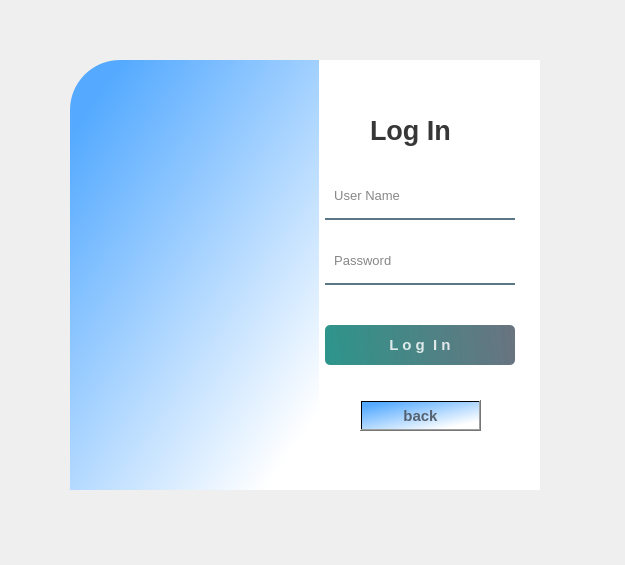
<?xml version="1.0" encoding="UTF-8"?>
<ui version="4.0">
 <class>Form</class>
 <widget class="QWidget" name="Form">
  <property name="geometry">
   <rect>
    <x>0</x>
    <y>0</y>
    <width>625</width>
    <height>565</height>
   </rect>
  </property>
  <property name="windowTitle">
   <string>Form</string>
  </property>
  <widget class="QWidget" name="widget" native="true">
   <property name="geometry">
    <rect>
     <x>30</x>
     <y>30</y>
     <width>550</width>
     <height>500</height>
    </rect>
   </property>
   <property name="styleSheet">
    <string notr="true">QPushButton#pushButton{
	background-color: qlineargradient(spread:pad, x1:0, y1:0.505682, x2:1, y2:0.477, stop:0 rgba(11, 131, 120, 219), stop:1 rgba(85, 98, 112, 226));
	color:rgba(255, 255, 255, 210);
	border-radius:5px;
}

QPushButton#pushButton:hover{
	background-color: qlineargradient(spread:pad, x1:0, y1:0.505682, x2:1, y2:0.477, stop:0 rgba(150, 123, 111, 219), stop:1 rgba(85, 81, 84, 226));
}

QPushButton#pushButton:pressed{
	padding-left:5px;
	padding-top:5px;
	background-color:rgba(150, 123, 111, 255);
}

QPushButton#pushButton_2, #pushButton_3, #pushButton_4, #pushButton_5{
	background-color: rgba(0, 0, 0, 0);
	color:rgba(85, 98, 112, 255);
}

QPushButton#pushButton_2:hover, #pushButton_3:hover, #pushButton_4:hover, #pushButton_5:hover{
	color: rgba(131, 96, 53, 255);
}

QPushButton#pushButton_2:pressed, #pushButton_3:pressed, #pushButton_4:pressed, #pushButton_5:pressed{
	padding-left:5px;
	padding-top:5px;
	color:rgba(91, 88, 53, 255);
}

</string>
   </property>
   <widget class="QLabel" name="label">
    <property name="geometry">
     <rect>
      <x>40</x>
      <y>30</y>
      <width>280</width>
      <height>430</height>
     </rect>
    </property>
    <property name="styleSheet">
     <string notr="true">border-image: url(:/images/background.jpg);
border-top-left-radius: 50px;</string>
    </property>
    <property name="text">
     <string/>
    </property>
   </widget>
   <widget class="QLabel" name="label_2">
    <property name="geometry">
     <rect>
      <x>40</x>
      <y>30</y>
      <width>280</width>
      <height>430</height>
     </rect>
    </property>
    <property name="styleSheet">
     <string notr="true">background-color:rgba(0, 0, 0, 80);
background-color: qlineargradient(spread:pad, x1:0.0903955, y1:0.091, x2:0.831, y2:0.875, stop:0 rgba(85, 170, 255, 255), stop:1 rgba(255, 255, 255, 255));
border-top-left-radius: 50px;</string>
    </property>
    <property name="text">
     <string/>
    </property>
    <property name="pixmap">
     <pixmap>../Icons/1000_F_259384390_LZjy7LNM3zeLSXMILA0NphvmOzUQXSuj.jpg</pixmap>
    </property>
    <property name="scaledContents">
     <bool>true</bool>
    </property>
   </widget>
   <widget class="QLabel" name="label_3">
    <property name="geometry">
     <rect>
      <x>289</x>
      <y>30</y>
      <width>221</width>
      <height>430</height>
     </rect>
    </property>
    <property name="styleSheet">
     <string notr="true">background-color:rgba(255, 255, 255, 255);
/*border-bottom-right-radius: 50px;*/</string>
    </property>
    <property name="text">
     <string/>
    </property>
   </widget>
   <widget class="QLabel" name="label_4">
    <property name="geometry">
     <rect>
      <x>340</x>
      <y>80</y>
      <width>100</width>
      <height>40</height>
     </rect>
    </property>
    <property name="font">
     <font>
      <pointsize>20</pointsize>
      <weight>75</weight>
      <bold>true</bold>
     </font>
    </property>
    <property name="styleSheet">
     <string notr="true">color:rgba(0, 0, 0, 200);</string>
    </property>
    <property name="text">
     <string>Log In</string>
    </property>
   </widget>
   <widget class="QLineEdit" name="lineEdit">
    <property name="geometry">
     <rect>
      <x>295</x>
      <y>150</y>
      <width>190</width>
      <height>40</height>
     </rect>
    </property>
    <property name="font">
     <font>
      <pointsize>10</pointsize>
     </font>
    </property>
    <property name="styleSheet">
     <string notr="true">background-color:rgba(0, 0, 0, 0);
border:none;
border-bottom:2px solid rgba(46, 82, 101, 200);
color:rgba(0, 0, 0, 240);
padding-bottom:7px;</string>
    </property>
    <property name="placeholderText">
     <string>  User Name</string>
    </property>
   </widget>
   <widget class="QLineEdit" name="lineEdit_2">
    <property name="geometry">
     <rect>
      <x>295</x>
      <y>215</y>
      <width>190</width>
      <height>40</height>
     </rect>
    </property>
    <property name="font">
     <font>
      <pointsize>10</pointsize>
     </font>
    </property>
    <property name="styleSheet">
     <string notr="true">background-color:rgba(0, 0, 0, 0);
border:none;
border-bottom:2px solid rgba(46, 82, 101, 200);
color:rgba(0, 0, 0, 240);
padding-bottom:7px;</string>
    </property>
    <property name="echoMode">
     <enum>QLineEdit::Password</enum>
    </property>
    <property name="placeholderText">
     <string>  Password</string>
    </property>
   </widget>
   <widget class="QPushButton" name="pushButton">
    <property name="geometry">
     <rect>
      <x>295</x>
      <y>295</y>
      <width>190</width>
      <height>40</height>
     </rect>
    </property>
    <property name="font">
     <font>
      <pointsize>11</pointsize>
      <weight>75</weight>
      <bold>true</bold>
     </font>
    </property>
    <property name="text">
     <string>L o g  I n</string>
    </property>
   </widget>
   <widget class="QPushButton" name="pushButton_2">
    <property name="geometry">
     <rect>
      <x>330</x>
      <y>370</y>
      <width>121</width>
      <height>31</height>
     </rect>
    </property>
    <property name="font">
     <font>
      <pointsize>11</pointsize>
      <weight>75</weight>
      <bold>true</bold>
     </font>
    </property>
    <property name="styleSheet">
     <string notr="true">background-color: qlineargradient(spread:pad, x1:0.0903955, y1:0.091, x2:0.831, y2:0.875, stop:0 rgba(85, 170, 255, 255), stop:1 rgba(255, 255, 255, 255));</string>
    </property>
    <property name="text">
     <string>back</string>
    </property>
   </widget>
  </widget>
 </widget>
 <resources>
  <include location="ui_resources_files.qrc"/>
  <include location="ui_resources_files.qrc"/>
 </resources>
 <connections/>
</ui>
